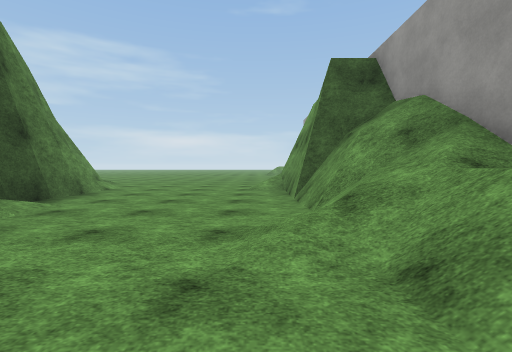
[1] (above)

24 first-person views from a walk through a 3-D level made in the Unity game engine. The camera is 1.3 m above the floor, tilts 2° down and sees 85° across. The floor is counted in squares, 2 m on a side. Each view is taken from the middle of a square. On the plan, view 1 faces up. The plan holds only what a view shows up to about 9 squares ahead; the rest is blank. The place goes on beyond the plan. The player character is not drawn. Some animated figures are left out. Surface patterns are stand-ins for the level's own textures.

[2]
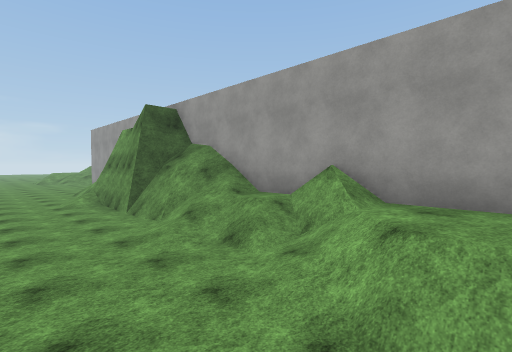

[3]
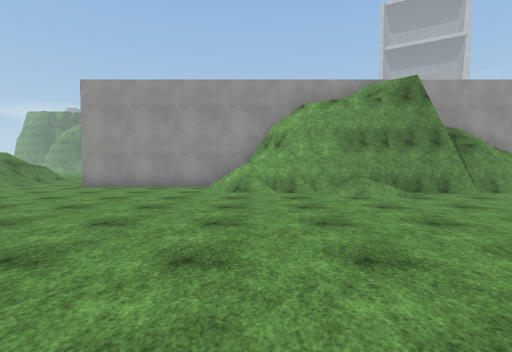

[4]
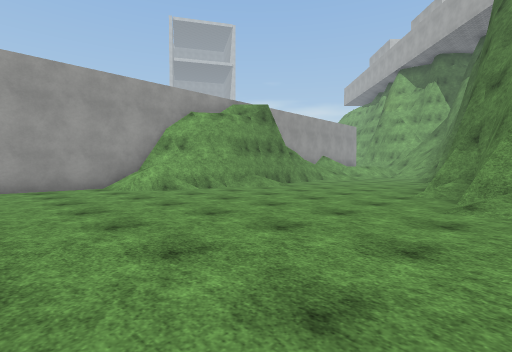

[5]
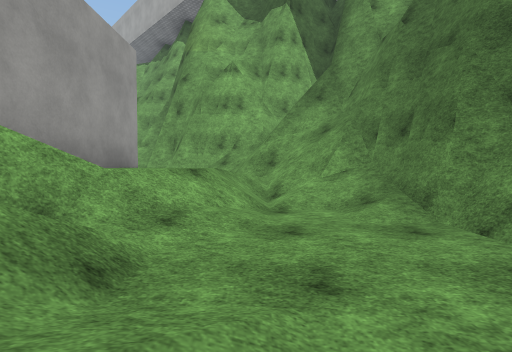

[6]
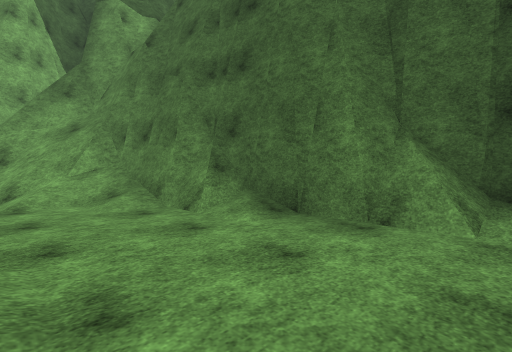

[7]
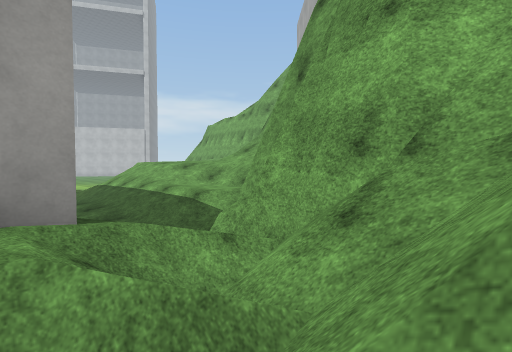

[8]
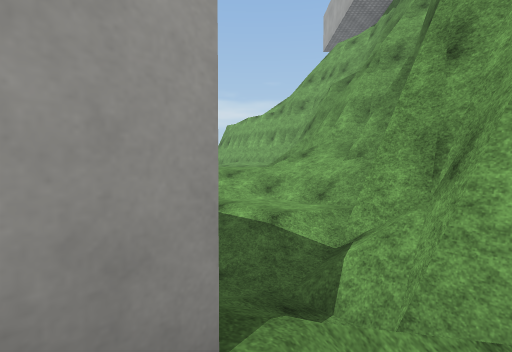

[9]
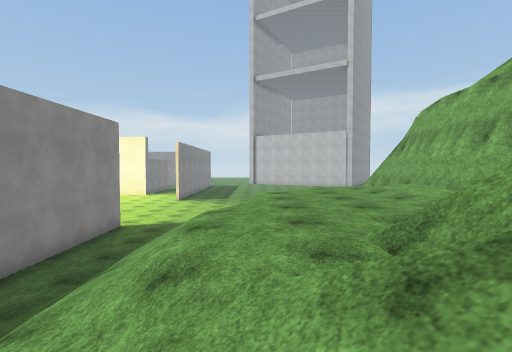

[10]
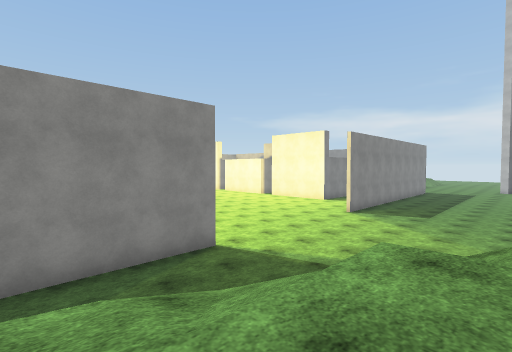

[11]
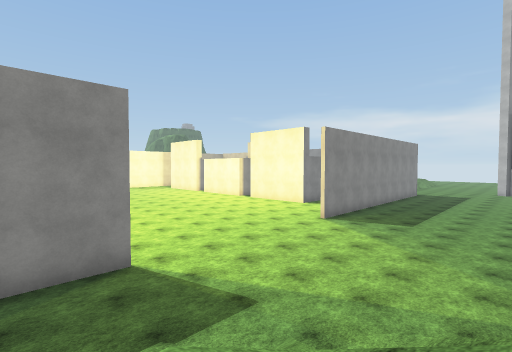

[12]
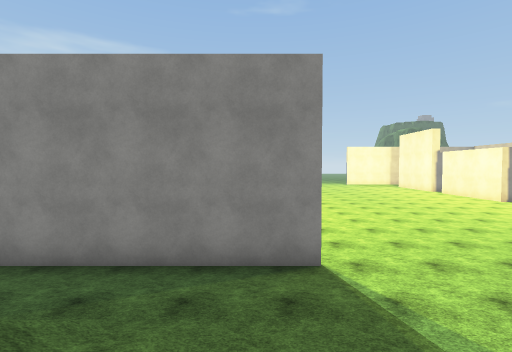

[13]
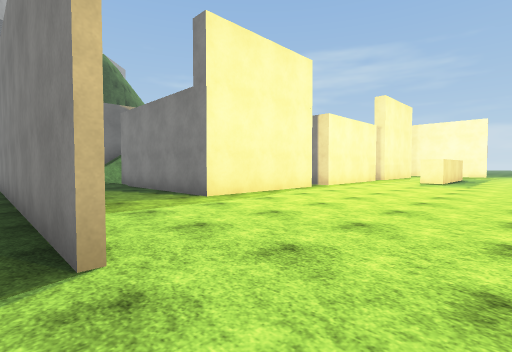

[14]
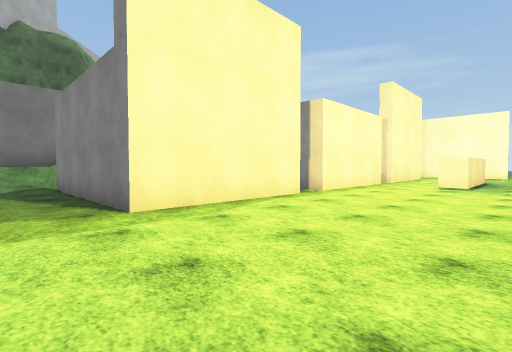

[15]
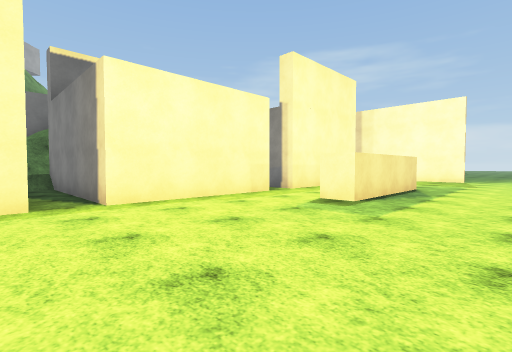

[16]
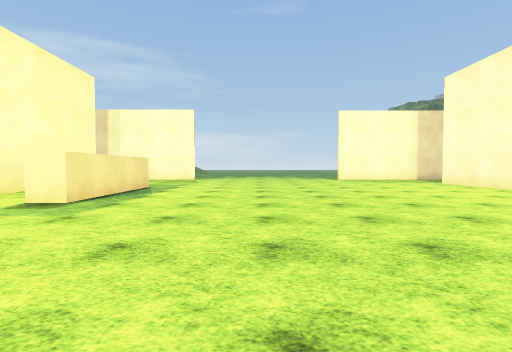

[17]
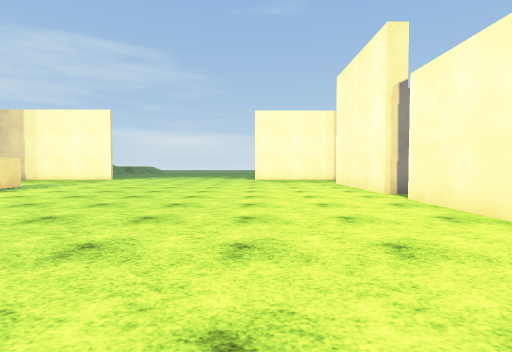

[18]
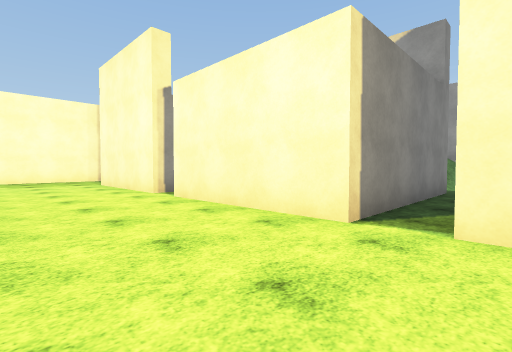

[19]
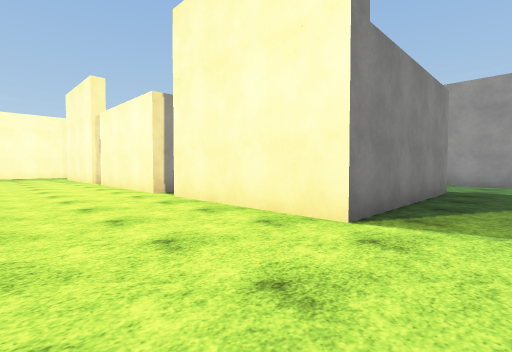

[20]
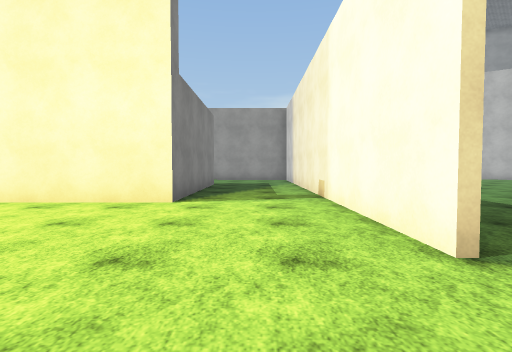

[21]
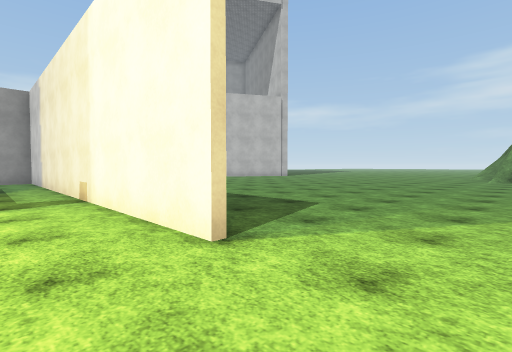

[22]
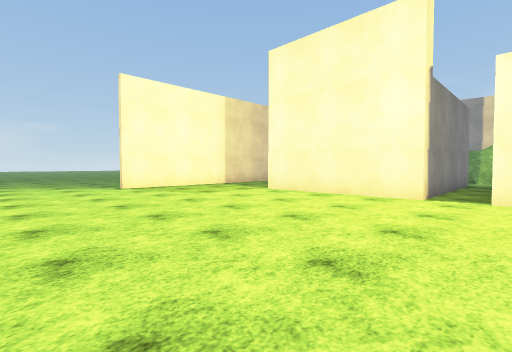

[23]
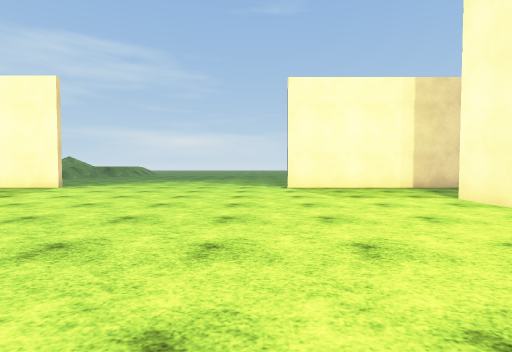

[24]
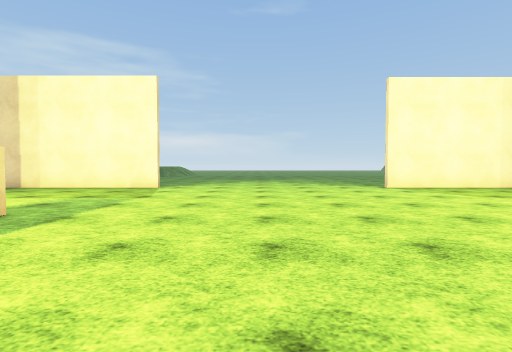

### Floor plan
Key: @ floor where view 1 was taken; # wall or solid block; . main floor; : floor 1.25 m higher than the main floor; + floor 2.5 m higher than the main floor; / step, stairs or slope; = window, fence, low wall or low ledge; v drop or lower ground.
Columns run from 6 left of view 1 to 32 right of it. Each row starts with its distance up from view 1.
 16      ....#     ######......######
 15 .........#       ...............
 14 .........#       ..............
 13 .........#        ............#
 12 .......//#         ...........#
 11 .......//#       # #..........#
 10  ....../##      ##.#..........######
  9 ##..../###       ..#................
  8  #..../#=#       #.#..........#
  7  ##....#=#       #............#
  6   #....###       #............#
  5   #....v/# #######............######
  4   #....=/# =/............ ..........
  3   #/..///#       #......   ...#
  2   #/..//:#       #.....    ...#
  1    /.../=#       #............#
  0    #/.@/=# /######............######..#
 -1    #/.//:# //.........................#
 -2    #///::# //........................ #
 -3    ##///:#       ....................
 -4    #/////=  #########......##########
 -5    ###////////////............
 -6      #####//////////...........
 -7          #////////  /...........
 -8          ##///++//////............
 -9           ###=+++++/ //........
-10             ##++++++/    .....
-11                 +++++    ....

Positions as (right, up) in squares from view 1, and headings:
1: (0, 0), facing up
2: (-2, -2), facing up-right
3: (-6, 11), facing right
4: (-6, 15), facing down-right
5: (0, 3), facing down
6: (0, 4), facing down-left
7: (0, -3), facing down-right
8: (2, -3), facing down-right
9: (5, -8), facing right
10: (10, -9), facing up-right
11: (12, -9), facing up-right
12: (13, -8), facing up
13: (16, -4), facing up-left
14: (15, -2), facing up-left
15: (16, 3), facing up-left
16: (17, 3), facing up
17: (21, 3), facing up
18: (21, 3), facing up-right
19: (21, -2), facing up-right
20: (19, -2), facing right
21: (19, -2), facing down-right
22: (18, 8), facing up-right
23: (20, 8), facing up
24: (17, 8), facing up
